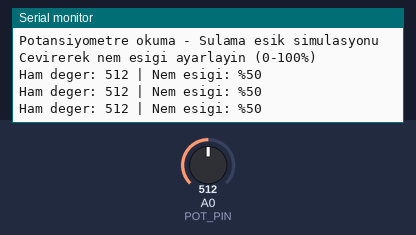
The sketch below on a simulated Arduino Uno, built with avr-gcc and run on an emulated ATmega328P. On the bench: the last lines printed to the serial monitor. Inputs (shaded band) come from the test bench; at power-on: A0 (POT_PIN) = 512.

Above: at 1.3 s.
1.4 s: A0 (POT_PIN) set to 716
At 2.0 s:
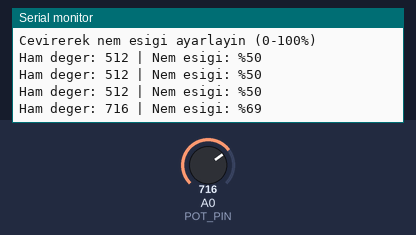
2.9 s: A0 (POT_PIN) set to 900
At 3.5 s:
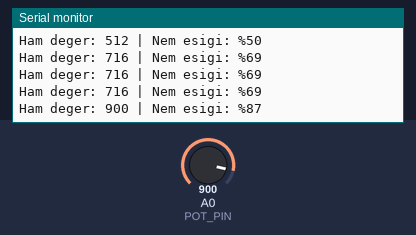
Timing chart, 0 to 5.9 s (numbered marks = the images above; inputs shaded):
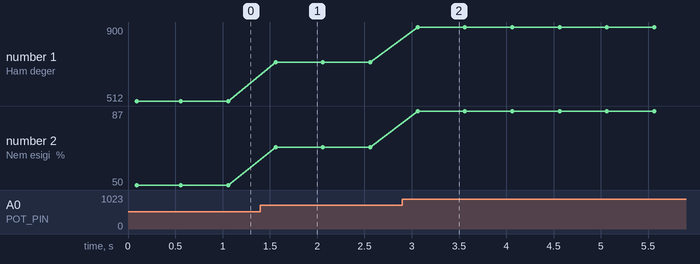

Measured:
- after the input at 1.4 s, the serial monitor: prints a new line after 0.16 s (image 1)
- after the input at 2.9 s, the serial monitor: prints a new line after 0.16 s (image 2)
- plotted number 1: 512 → 716 after the input at 1.4 s, 716 → 900 after the input at 2.9 s
- plotted number 2: 50 → 69 after the input at 1.4 s, 69 → 87 after the input at 2.9 s

The sketch:

07-pot.ino
```cpp
// Ref: docs/malzemeler.md#potansiyometre-10k
// Faz 1 — Modül 07: Potansiyometre
// Pot: dis uclar VCC/GND, ortanca → A0
// Seri monitörde 0-1023 ham deger ve 0-100% yuzde gosterir

const int POT_PIN = A0;

void setup() {
  Serial.begin(9600);
  Serial.println("Potansiyometre okuma - Sulama esik simulasyonu");
  Serial.println("Cevirerek nem esigi ayarlayin (0-100%)");
}

void loop() {
  int raw = analogRead(POT_PIN);
  int percent = map(raw, 0, 1023, 0, 100);

  Serial.print("Ham deger: ");
  Serial.print(raw);
  Serial.print(" | Nem esigi: %");
  Serial.println(percent);

  delay(500);
}
```
